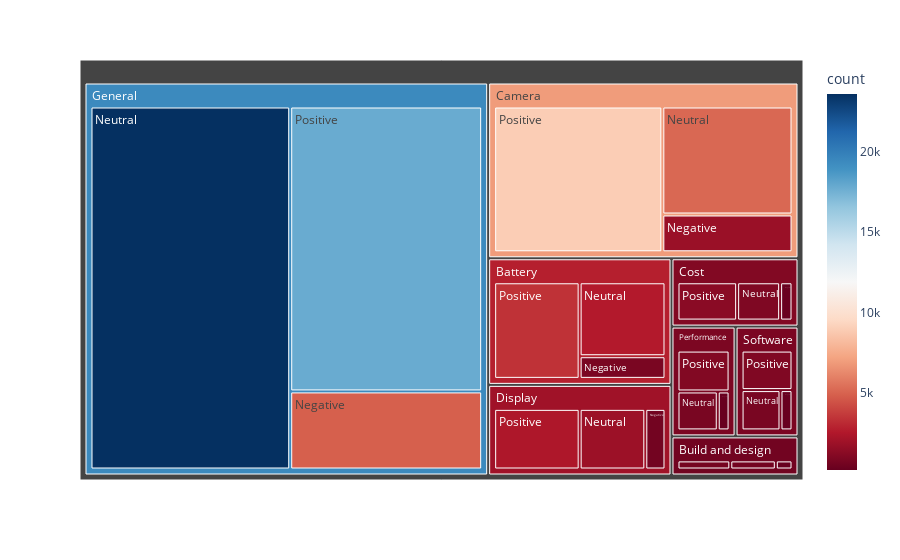

This figure's notebook cell:
### Code cell
# Create a DataFrame for Category distribution
category_distribution = df['Category'].value_counts().reset_index()
category_distribution.columns = ['Category', 'count']

# Create a DataFrame for Sentiment Label distribution
sentiment_distribution = df.groupby(['Category', 'Sentiment Label']).size().reset_index(name='count')

# Create the TreeMap
fig = px.treemap(sentiment_distribution, 
                 path=['Category', 'Sentiment Label'], 
                 values='count', 
                 color_continuous_scale='RdBu',
                 color='count',
                 hover_data=['Category', 'Sentiment Label', 'count'])

fig.show()

### Figure 1 — Plotly figure (JSON) as saved in the notebook; plotly's stock layout.template omitted (floating-point values rounded to 4 significant figures)
{"data": [{"branchvalues": "total", "customdata": [["Battery", "Negative", 795, 795], ["Build and design", "Negative", 210, 210], ["Camera", "Negative", 1799, 1799], ["Cost", "Negative", 272, 272], ["Display", "Negative", 571, 571], ["General", "Negative", 4877, 4877], ["Performance", "Negative", 227, 227], ["Software", "Negative", 240, 240], ["Battery", "Neutral", 2596, 2596], ["Build and design", "Neutral", 665, 665], ["Camera", "Neutral", 5141, 5141], ["Cost", "Neutral", 946, 946], ["Display", "Neutral", 1856, 1856], ["General", "Neutral", 23587, 23587], ["Performance", "Neutral", 774, 774], ["Software", "Neutral", 778, 778], ["Battery", "Positive", 3376, 3376], ["Build and design", "Positive", 573, 573], ["Camera", "Positive", 8966, 8966], ["Cost", "Positive", 1312, 1312], ["Display", "Positive", 2418, 2418], ["General", "Positive", 17795, 17795], ["Performance", "Positive", 1051, 1051], ["Software", "Positive", 997, 997], ["Battery", "(?)", 2774.0, 2774.0], ["Build and design", "(?)", 562.6, 562.6], ["Camera", "(?)", 6919.0, 6919.0], ["Cost", "(?)", 1063.0, 1063.0], ["Display", "(?)", 1985.0, 1985.0], ["General", "(?)", 19390.0, 19390.0], ["Performance", "(?)", 855.4, 855.4], ["Software", "(?)", 822.3, 822.3]], "domain": {"x": [0, 1], "y": [0, 1]}, "hovertemplate": "labels=%{label}<br>count_sum=%{value}<br>parent=%{parent}<br>id=%{id}<br>Category=%{customdata[0]}<br>Sentiment Label=%{customdata[1]}<br>count=%{color}<extra></extra>", "ids": ["Battery/Negative", "Build and design/Negative", "Camera/Negative", "Cost/Negative", "Display/Negative", "General/Negative", "Performance/Negative", "Software/Negative", "Battery/Neutral", "Build and design/Neutral", "Camera/Neutral", "Cost/Neutral", "Display/Neutral", "General/Neutral", "Performance/Neutral", "Software/Neutral", "Battery/Positive", "Build and design/Positive", "Camera/Positive", "Cost/Positive", "Display/Positive", "General/Positive", "Performance/Positive", "Software/Positive", "Battery", "Build and design", "Camera", "Cost", "Display", "General", "Performance", "Software"], "labels": ["Negative", "Negative", "Negative", "Negative", "Negative", "Negative", "Negative", "Negative", "Neutral", "Neutral", "Neutral", "Neutral", "Neutral", "Neutral", "Neutral", "Neutral", "Positive", "Positive", "Positive", "Positive", "Positive", "Positive", "Positive", "Positive", "Battery", "Build and design", "Camera", "Cost", "Display", "General", "Performance", "Software"], "marker": {"coloraxis": "coloraxis", "colors": [795, 210, 1799, 272, 571, 4877, 227, 240, 2596, 665, 5141, 946, 1856, 23587, 774, 778, 3376, 573, 8966, 1312, 2418, 17795, 1051, 997, 2774.0, 562.6, 6919.0, 1063.0, 1985.0, 19390.0, 855.4, 822.3]}, "name": "", "parents": ["Battery", "Build and design", "Camera", "Cost", "Display", "General", "Performance", "Software", "Battery", "Build and design", "Camera", "Cost", "Display", "General", "Performance", "Software", "Battery", "Build and design", "Camera", "Cost", "Display", "General", "Performance", "Software", "", "", "", "", "", "", "", ""], "type": "treemap", "values": [795, 210, 1799, 272, 571, 4877, 227, 240, 2596, 665, 5141, 946, 1856, 23587, 774, 778, 3376, 573, 8966, 1312, 2418, 17795, 1051, 997, 6767, 1448, 15906, 2530, 4845, 46259, 2052, 2015]}], "layout": {"coloraxis": {"colorbar": {"title": {"text": "count"}}, "colorscale": [[0, "rgb(103,0,31)"], [0.1, "rgb(178,24,43)"], [0.2, "rgb(214,96,77)"], [0.3, "rgb(244,165,130)"], [0.4, "rgb(253,219,199)"], [0.5, "rgb(247,247,247)"], [0.6, "rgb(209,229,240)"], [0.7, "rgb(146,197,222)"], [0.8, "rgb(67,147,195)"], [0.9, "rgb(33,102,172)"], [1, "rgb(5,48,97)"]]}, "legend": {"tracegroupgap": 0}, "margin": {"t": 60}}}
